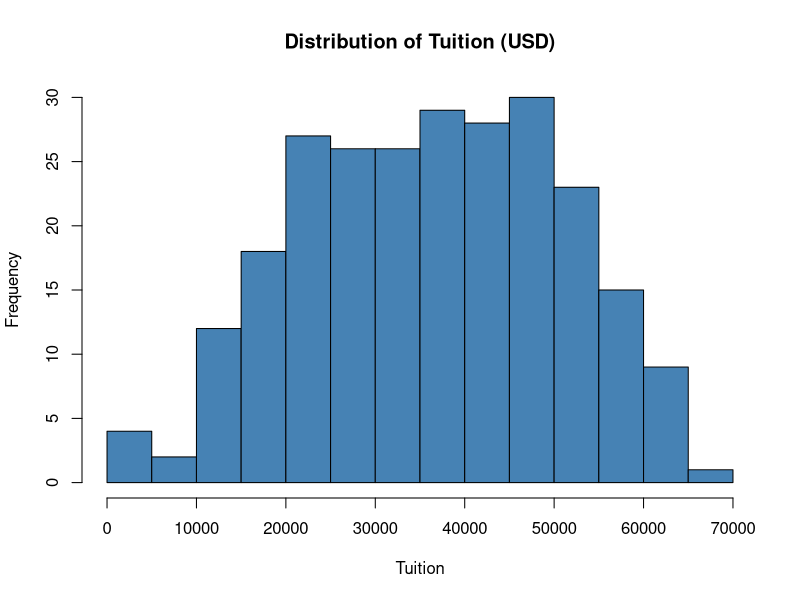
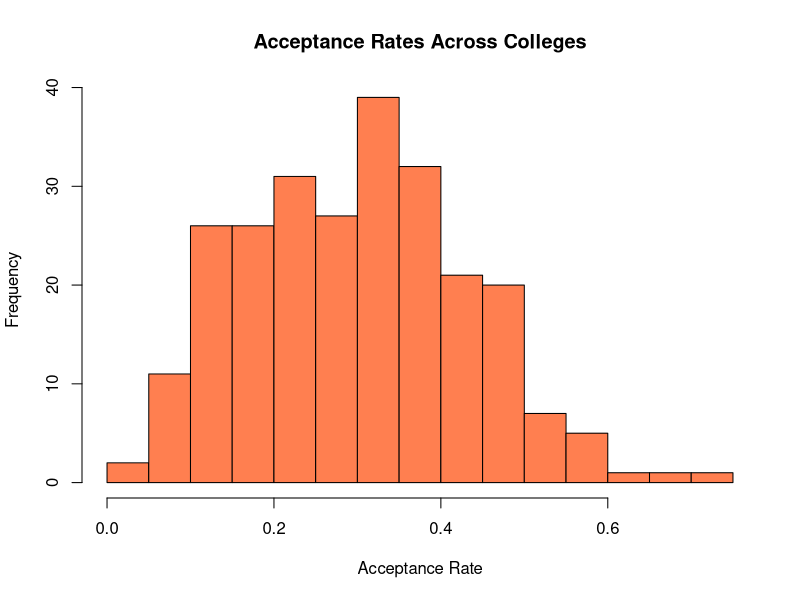
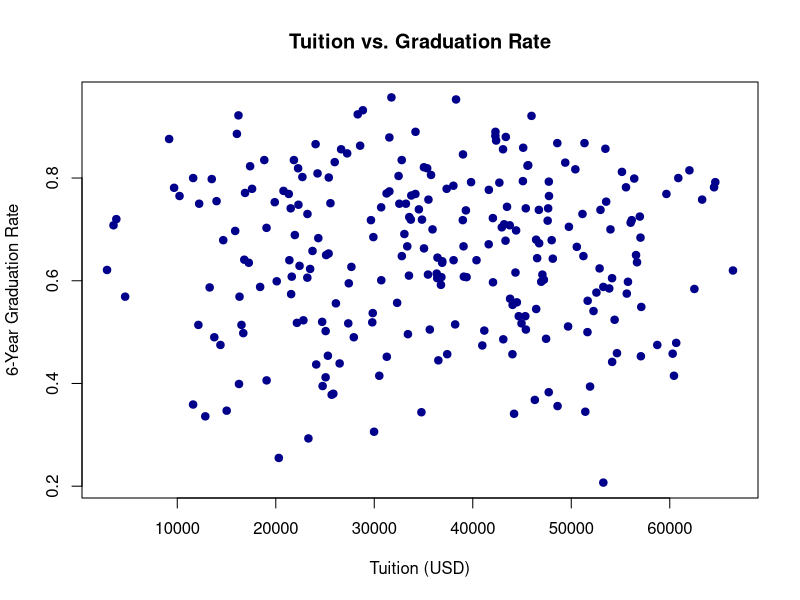

R code for these plots, in order:
# ============================================================
# Script 2: Data Types and Summary Statistics
# Dataset: College Rankings
# Course: PhD Intro to Data Analysis
# ============================================================
# Topics Covered:
#   - Checking and converting data types
#   - Factor variables
#   - Summary statistics by group (tapply, aggregate)
#   - Basic histograms and scatterplots
# ============================================================

# --- Step 1: Load the Data ---
colleges <- read.csv("02_college_rankings.csv")

# --- Step 2: Examine the Structure ---
str(colleges)
head(colleges)

# --- Step 3: Understanding Data Types ---
# Check the class of individual variables
class(colleges$tuition_usd)        # numeric
class(colleges$institution_type)   # character
class(colleges$enrollment)         # integer or numeric

# R reads text as character by default
# Convert to factor when it represents categories
colleges$institution_type <- factor(colleges$institution_type)
colleges$region <- factor(colleges$region)

# Now check the levels
levels(colleges$institution_type)
levels(colleges$region)

# --- Step 4: Summary Statistics ---
# Overall summary
summary(colleges$tuition_usd)
summary(colleges$graduation_rate_6yr)

# Specific descriptive stats
mean(colleges$tuition_usd)
median(colleges$tuition_usd)
sd(colleges$tuition_usd)

# --- Step 5: Summary Statistics by Group ---
# Mean tuition by institution type
tapply(colleges$tuition_usd, colleges$institution_type, mean)

# Mean graduation rate by region
tapply(colleges$graduation_rate_6yr, colleges$region, mean)

# Using aggregate for a cleaner table
aggregate(tuition_usd ~ institution_type, data = colleges, FUN = mean)
aggregate(graduation_rate_6yr ~ region, data = colleges, FUN = mean)

# Multiple summaries at once
aggregate(cbind(tuition_usd, graduation_rate_6yr) ~ institution_type,
          data = colleges, FUN = mean)

# --- Step 6: Histograms ---
# Distribution of tuition
hist(colleges$tuition_usd,
     main = "Distribution of Tuition (USD)",
     xlab = "Tuition",
     col = "steelblue",
     breaks = 20)

# Distribution of acceptance rates
hist(colleges$acceptance_rate,
     main = "Acceptance Rates Across Colleges",
     xlab = "Acceptance Rate",
     col = "coral",
     breaks = 20)

# --- Step 7: Scatterplot ---
# Is there a relationship between tuition and graduation rate?
plot(colleges$tuition_usd, colleges$graduation_rate_6yr,
     main = "Tuition vs. Graduation Rate",
     xlab = "Tuition (USD)",
     ylab = "6-Year Graduation Rate",
     pch = 19,
     col = "darkblue")

# ============================================================
# Practice on Your Own:
#   1. What is the median SAT score by region?
#   2. Create a histogram of student_faculty_ratio
#   3. Make a scatterplot of acceptance_rate vs graduation_rate_6yr
# ============================================================
